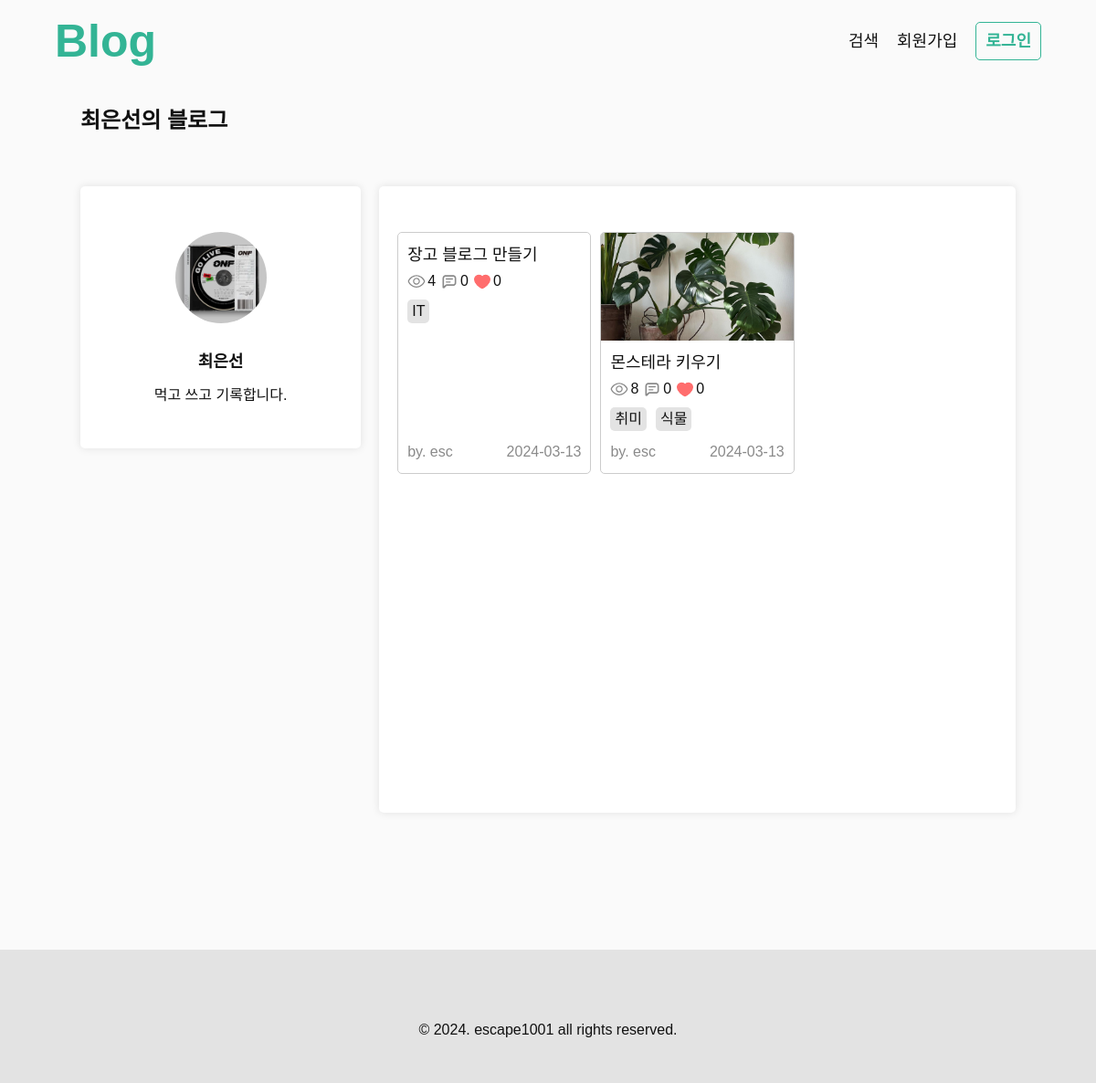
Screenshot of /esc/ with the database file from the repository.
### accounts/models.py (models this page shows, shortened)
class Profile(models.Model):
    user = models.ForeignKey(
        User, on_delete=models.CASCADE
    )
    nickname = models.CharField(max_length=10)
    introduce = models.CharField(max_length=150)
    profile_image = models.ImageField(
        upload_to="profile/%Y/%m/%d/", blank=True
    )

### blog/models.py (models this page shows, shortened)
class Post(models.Model):
    title=models.CharField(max_length=50)
    contents=tinymce_models.HTMLField()
    thumbnail_image = models.ImageField(
        upload_to="post/thumbnails/%Y/%m/%d/", blank=True
    )
    created_at = models.DateTimeField(auto_now_add=True)
    updated_at = models.DateTimeField(auto_now=True)
    author = models.ForeignKey(
        User, on_delete=models.CASCADE
    )
    tags = models.ManyToManyField('Tag', blank=True)
    view_count = models.PositiveIntegerField(default=0)

class Tag(models.Model):
    name = models.CharField(max_length=50, unique=True)

### accounts/views.py (the view)
# urls.py: path('<str:username>/', accounts_views.userhome, name="userhome"),
def userhome(request, username):
    user_obj = get_object_or_404(User, username=username)
    profile = Profile.objects.get(user=user_obj)
    posts = Post.objects.filter(author=user_obj).order_by('-pk')
    context = {
        "posts" : posts,
        "profile" : profile,
        "author" : user_obj,
    }
    return render(request, 'accounts/userhome.html', context)

### accounts/context_processors.py (called while the page is built)
def profile_info(request):
    profile = None
    if request.user.is_authenticated:
        try:
            profile = Profile.objects.get(user=request.user)
        except Profile.DoesNotExist:
            pass
    return {'profile': profile}

### templates/accounts/userhome.html (shortened to what this page needs)
{% extends "base/base.html" %}
{% load static %}
{% block content %}
<main class="userhome-wrapper center-content">
    <h2 class="section-title">{{profile.nickname}}의 블로그</h2>
    <div class="flex-area">
        <section class="profile-area">
            <div class="">
                {% if profile.profile_image %}
                <img class="profile-image" src="{{profile.profile_image.url}}" alt="{{profile.nickname}}의 프로필 이미지">
                {% else %}
                <img class="profile-image" src="{% static "assets/default_profile.png" %}">
                {% endif %}
                <div class="text-area">
                    <p>
                        {{profile.nickname}}
                    </p>
                    <p>
                        {{profile.introduce}}
                    </p>
                </div>
            </div>
        </section>
        <section class="post-area">
            <ul class="post-list">
                {% for post in posts %}
                <li class="box3">
                    <a href="{% url "post_detail" post.pk %}">
                        {% if post.thumbnail_image %}
                        <img src="{{post.thumbnail_image.url}}" alt="">
                        {% endif %}
                        <div class="content-box">
                            <div class="title-area">
                                <b class="title">{{post.title}}</b>
                                <ul>
                                    <li>
                                        <img src="{% static "assets/icon_view.svg" %}" alt="view">
                                        {{post.view_count}}
                                    </li>
                                    <li>
                                        <img src="{% static "assets/icon_comment.svg" %}" alt="comment">
                                        {{post.comments.count}}
                                    </li>
                                    <li>
                                        <img src="{% static "assets/icon_liked.svg" %}" alt="liked">
                                        {{post.likes.count}}
                                    </li>
                                </ul>
                            </div>
                            <ul class="tag-list">
                                {% for tag in post.tags.all %}
                                <li>{{tag.name}}</li>
                                {% endfor %}
                            </ul>
                        </div>
                        <div class="info-box">
                            <p>by. {{post.author}}</p>
                            <p>{{post.created_at|date:"Y-m-d"}}</p>
                        </div>
                    </a>
                </li>
                {% endfor %}
            </ul>
        </section>
    </div>
</main>
{% endblock %}

### static/style/common.css (style rules this page uses)
:root { --color-point:#33b495; --color-point-2:#93e9d3; --color-black:#000000; --color-dark:#111111; --color-white:#ffffff; --color-light:#fafafa; --color-dark-grey:#8a8a8a; --color-mid-grey:#cccccc; --color-light-grey:#e3e3e3; --font-size-huge : 5rem; --font-size-bigger : 2.4rem; --font-size-big : 1.8rem; --font-size-default : 1.6rem; --font-size-small : 1.4rem; --font-size-smaller : 1.2rem; --container-max-width : 1024px; }
* { box-sizing: border-box; }
html { height:100%; font-size: 10px; }
body { height:100%; font-size: var(--font-size-default); font-family: sans-serif; color: var(--color-dark); background-color: var(--color-light); }
.center-content { width: 90%; max-width: var(--container-max-width); margin:0 auto; }
.section-title { font-size: var(--font-size-bigger); font-weight: 600; padding-bottom: 2rem; }
.post-list { display: flex; flex-wrap: wrap; gap:1rem; }
.post-list>li { border:1px solid var(--color-mid-grey); border-radius: .5rem; transition: all .2s ease-in-out; overflow: hidden; background-color: var(--color-white); }
.post-list>li.box3 { width: calc((100% - 2rem) / 3); }
.post-list>li a { height: 100%; display: flex; flex-direction: column; }
.post-list>li img { width:100%; aspect-ratio: 16/9; object-fit: cover; }
.post-list>li .content-box { padding:1.5rem 1rem; padding-bottom: 0; flex-grow: 1; }
.post-list>li .content-box .title-area { padding-bottom: 1rem; display: flex; justify-content: space-between; align-items: center; gap:1rem; flex-wrap: wrap; }
.post-list>li .content-box .title-area .title { font-size: var(--font-size-big); }
.post-list>li .content-box .title-area ul { display: flex; gap:.5rem; }
.post-list>li .content-box .title-area ul li { flex-shrink: 0; display: flex; align-items: center; gap:.2rem; }
.post-list>li .content-box .title-area ul img { width: 2rem; height: 2rem; object-fit: contain; }
.post-list>li .info-box { padding:1.5rem 1rem; color: var(--color-dark-grey); display: flex; justify-content: space-between; align-items: center; }
.tag-list { display: flex; gap:1rem; border-radius: 1rem; }
.tag-list li { padding:.5rem; background-color: var(--color-light-grey); border-radius: .5rem; }
main { min-height: 100vh; }
.userhome-wrapper { display: flex; flex-direction: column; }
.userhome-wrapper .section-title { padding: 3rem 0; }
.userhome-wrapper section { padding:5rem 2rem; background-color: var(--color-white); box-shadow: 0 0 1rem rgba(0,0,0,0.1); border-radius: .5rem; }
.userhome-wrapper .flex-area { padding-top: 3rem; display: flex; gap:2rem; align-items: stretch; height: 100%; flex-grow: 1; }
.userhome-wrapper .profile-area { flex-grow: 0; flex-shrink: 0; align-self: flex-start; width: 30%; min-width: 30rem; text-align: center; }
.userhome-wrapper .profile-area .profile-image { width: 10rem; height: 10rem; border-radius: 50%; object-fit: cover; }
.userhome-wrapper .profile-area .text-area { padding-top: 3rem; }
.userhome-wrapper .profile-area .text-area p:first-child { font-weight: 600; font-size: var(--font-size-big); padding-bottom: 2rem; }
.userhome-wrapper .post-area { flex-grow: 1; }

### rows the page displays
Profile: nickname "최은선", profile_image (picture), introduce "먹고 쓰고 기록합니다."
Post: title "장고 블로그 만들기", view_count "4", comments.count "0", likes.count "0", author "esc", created_at "2024-03-13"
Tag: name "IT"
Post: thumbnail_image (picture), title "몬스테라 키우기", view_count "8", comments.count "0", likes.count "0", author "esc", created_at "2024-03-13"
Tag: name "취미"
Tag: name "식물"
